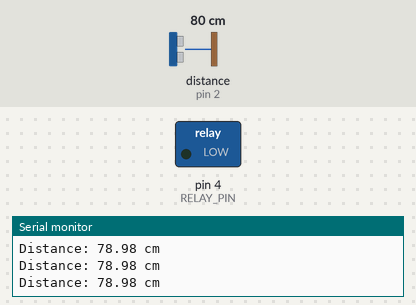
Recording of a sketch running on a simulated Arduino Uno, built with avr-gcc and run on an emulated ATmega328P. On the bench: switched loads named in the sketch (green lamp = pin HIGH), the last lines printed to the serial monitor. Wiring (inferred from the names in the program): ultrasonic range finder: trigger pin 3; echo pin 2. The inputs (shaded band) are chosen by the test bench; at power-on: distance to the obstacle (sensor on pin 2) 80 cm. The echo pulse lasts 58.3 µs per cm; pins used as bus, display or sensor lines are not drawn.

Above: at 1.3 s.
1.4 s: distance to the obstacle (sensor on pin 2) set to 43 cm
2.9 s: distance to the obstacle (sensor on pin 2) set to 37 cm
At 3.8 s:
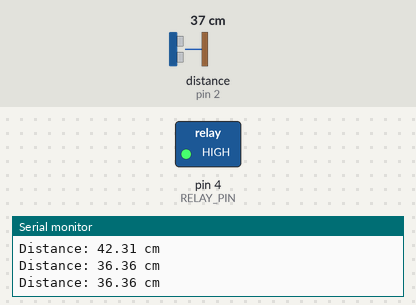
4.5 s: distance to the obstacle (sensor on pin 2) set to 60 cm
At 5.4 s:
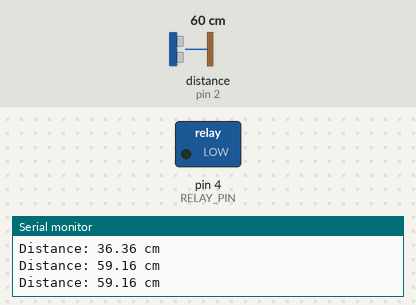
6.0 s: distance to the obstacle (sensor on pin 2) set to 2 cm
At 6.9 s:
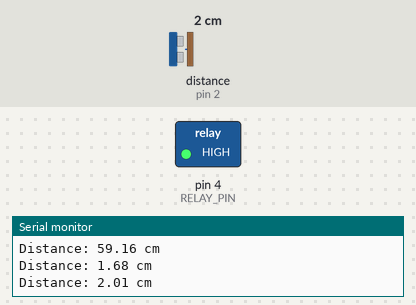
Timing chart, 0 to 8.5 s (numbered marks = the images above; inputs shaded):
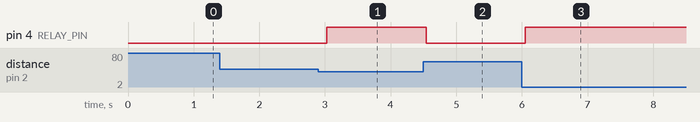

Measured:
- the behaviour switches between 41 and 40 cm on distance to the obstacle (sensor on pin 2) (found by bisection; images 0 and 1)
- after the input at 2.9 s, pin 4 (RELAY_PIN): LOW → HIGH after 0.13 s
- after the input at 4.5 s, pin 4 (RELAY_PIN): HIGH → LOW at once
- after the input at 6.0 s, pin 4 (RELAY_PIN): LOW → HIGH after 0.05 s

The sketch:

CAM_BIEN_HCSR_04.ino
```cpp
// Khai báo chân kết nối
#define TRIG_PIN 3
#define ECHO_PIN 2
#define RELAY_PIN 4

// Khoảng cách thiết lập (cm)
const int setDistance = 40;

void setup() {
  // Khởi tạo các chân
  pinMode(TRIG_PIN, OUTPUT);
  pinMode(ECHO_PIN, INPUT);
  pinMode(RELAY_PIN, OUTPUT);

  // Khởi tạo relay tắt ban đầu
  digitalWrite(RELAY_PIN, LOW);

  // Khởi tạo Serial Monitor
  Serial.begin(9600);
  Serial.println("HCSR04 Distance Sensor");
  Serial.print("Set Distance: ");
  Serial.print(setDistance);
  Serial.println(" cm");
}

void loop() {
  // Đo khoảng cách
  long duration;
  float distance;

  // Gửi tín hiệu Trigger
  digitalWrite(TRIG_PIN, LOW);
  delayMicroseconds(2);
  digitalWrite(TRIG_PIN, HIGH);
  delayMicroseconds(10);
  digitalWrite(TRIG_PIN, LOW);

  // Nhận tín hiệu Echo
  duration = pulseIn(ECHO_PIN, HIGH);
  distance = duration * 0.034 / 2; // Tính khoảng cách (cm)

  // Kiểm tra điều kiện bật/tắt relay
  if (distance < setDistance) {
    digitalWrite(RELAY_PIN, HIGH); // Bật relay
  } else {
    digitalWrite(RELAY_PIN, LOW); // Tắt relay
  }

  // In khoảng cách ra Serial Monitor
  Serial.print("Distance: ");
  Serial.print(distance);
  Serial.println(" cm");

  // Đợi một chút trước khi đo lại
  delay(500);
}
```
